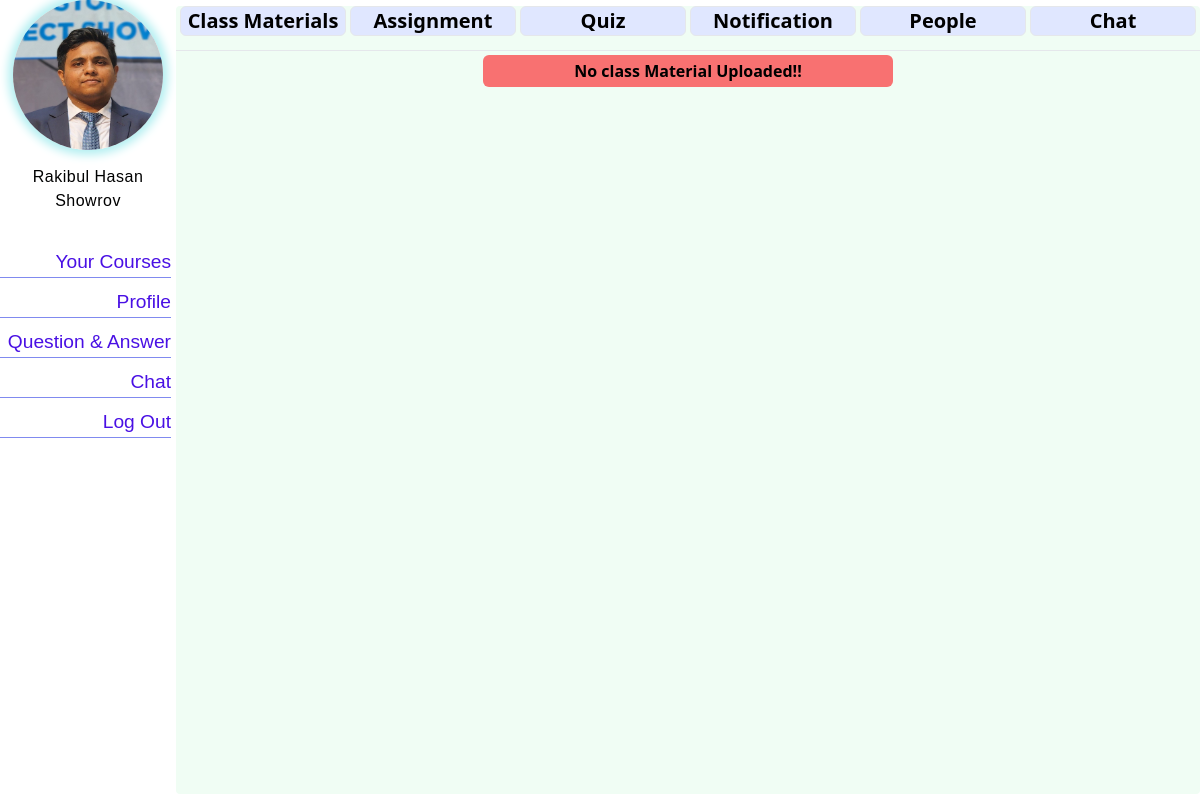
/course/2/assignments/ (signed in), run on an earlier commit of the app's database.
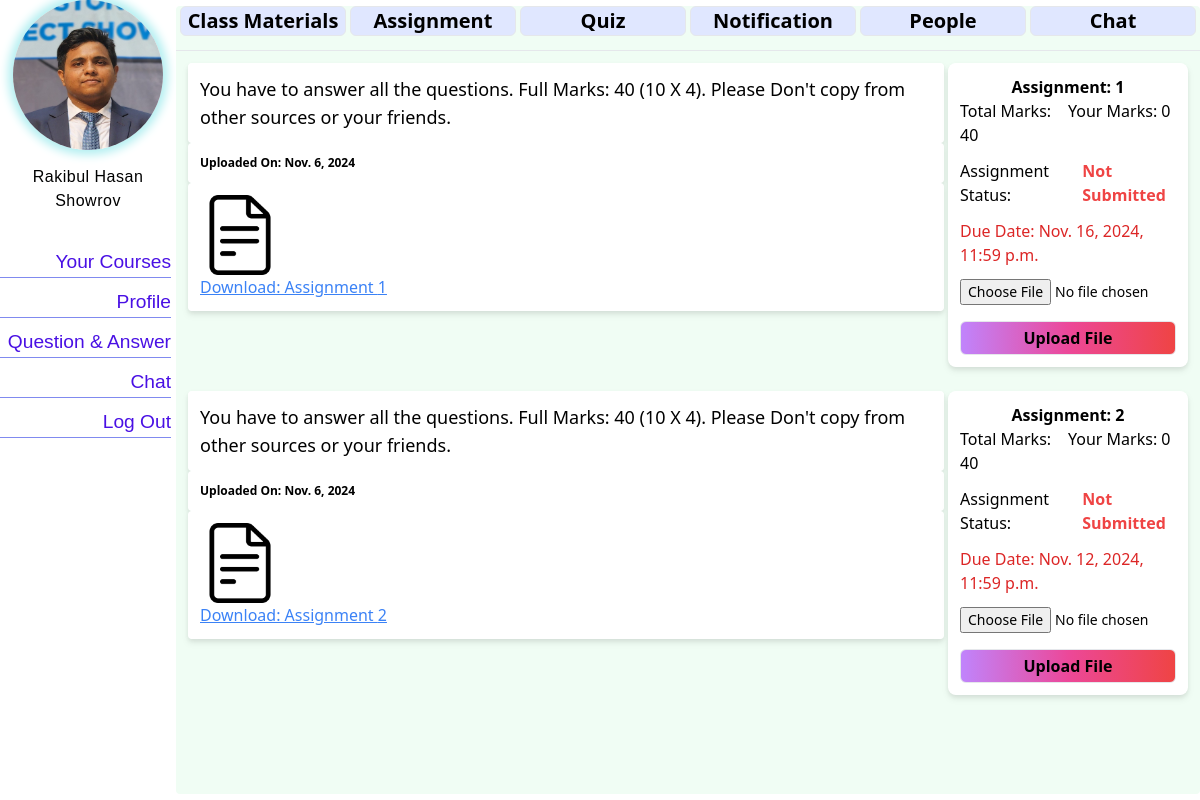
And on a later commit of the database.
### student/models.py (models this page shows, shortened)
class Student(models.Model):
  user=models.OneToOneField(User,on_delete=models.CASCADE, related_name='student_profile')
  student_id = models.IntegerField(
        unique=True,
        validators=[MinValueValidator(10000), MaxValueValidator(99999)],  # Ensure it's a 5-digit number
        blank=True
    )
  fullname = models.CharField(max_length=120, blank=True)
  dob = models.DateField(blank=True,null=True)
  profile_pic = models.ImageField(upload_to='profile_pics/students', blank=True)
  profile_type = models.CharField(max_length=20, default="Student")

### courses/models.py (models this page shows, shortened)
class CourseAssignment(models.Model):
    course = models.ForeignKey(Course, on_delete=models.CASCADE, related_name='assignment')
    file = models.FileField(upload_to='course_files/assignments/', blank=True)
    assignment_text = models.TextField(default="No assignment Related text provided")
    assignment_number = models.IntegerField(default=1)
    date = models.DateField(auto_now_add=True)
    due_date = models.DateTimeField()  # Add due date field
    total_marks = models.PositiveIntegerField(default=0)  # Total marks for the assignment

### courses/views.py (the view, shortened to what this page needs)
# urls.py: path('assignments/',views.assignment,name="assignment"),
@login_required
def assignment(request, pk):
    course = get_object_or_404(Course, pk=pk)
    assignments = CourseAssignment.objects.filter(course=course)
    is_student = hasattr(request.user, 'student_profile')
    is_teacher = hasattr(request.user, 'teacher_profile')
    if is_student:
        form = AssignmentUploadForm()
    if is_teacher:
        return render(request, 'course/assignment.html', {
                    'course': course,
                    'assignments': assignments,
                })
    return render(request, 'course/assignment.html', {
        'course': course,
        'assignments': assignments,
        'form': form if is_student else None,
    })

### courses/forms.py
class AssignmentUploadForm(forms.ModelForm):
    class Meta:
        model = AssignmentUploadFile
        fields = ['file']
        widgets = {
            'file': forms.ClearableFileInput(attrs={
                'class': ' w-full ml-10 text-sm cursor-pointer  focus:outline-none focus:ring-2 focus:ring-indigo-500 focus:border-indigo-500 my-1 ',
                'style': 'font-size: 14px;'
            }),
        }

### e_Learning_Application/context_processors.py (called while the page is built, shortened)
def profile_context(request):
    context = {
    }
    if request.user.is_authenticated:
        student_profile = getattr(request.user, 'student_profile', None)
        teacher_profile = getattr(request.user, 'teacher_profile', None)
        if student_profile:
            context={
                'profile': student_profile,
                'is_student': True,
                'id': student_profile.student_id,
                'base_template': "stdbase.html"
            }
    return context

### templates/course/assignment.html (shortened to what this page needs)
{% extends 'course/courseDetails.html' %}
{% load static %}
{% block course_content %}
{% if assignments %}
    {% for file in assignments %}
    <div class="grid grid-cols-4 gap-0">
        <div class="col-span-3">
            <div class="flex filter drop-shadow-md flex-col m-3 mr-0 rounded">
                <div class="bg-white text-lg rounded font-normal p-3">{{ file.assignment_text }}</div>
                <div class="bg-white text-xs rounded font-bold p-3">
                    Uploaded On: {{ file.date }}
                </div>
                <div class="bg-white rounded p-3">
                    <a href="{{ file.file.url }}" download>
                        {% if file.is_pdf %}
                            <img src="{% static 'pdf.png' %}" alt="PDF Thumbnail" class="w-20 h-20 object-cover">
                        {% elif file.is_pptx %}
                            <img src="{% static 'pptx.png' %}" alt="PPTX Thumbnail" class="w-20 h-20 object-cover">
                        {% else %}
                            <img src="{% static 'document.png' %}" alt="File Thumbnail" class="w-20 h-20 object-cover">
                        {% endif %}
                    </a>
                    <div>
                        <a href="{{ file.file.url }}" download class="text-blue-500 underline">
                            Download: Assignment {{ file.assignment_number }}
                        </a>
                    </div>
                </div>
            </div>
        </div>
        {%if is_student%}
        <div class="col-span-1 bg-white m-3 ml-1 filter drop-shadow-md rounded-lg p-3">
            {% if file.assignment_upload_file.count > 0 %}
                {% for upload in file.assignment_upload_file.all %}
                    {% if upload.student == profile %}
                        <div class="text-center font-semibold my-1 ">Assignment: {{ file.assignment_number }}</div>
                        <div class="grid grid-cols-2">
                            <div>Total Marks: {{ file.total_marks }}</div>
                            <div>Your Marks: {{ upload.obtain_marks }}</div>
                        </div>
                        <div class="my-2 flex items-center">
                            <span class="mr-2">Assignment Status:</span>
                            <h1 class="text-green-500 font-semibold w-auto p-1">Submitted</h1>
                        </div>
                        <div class="my-2 text-green-500 font-semibold">Submitted: {{ upload.submit_date }}</div>
                        <div class="text-red-600 text-left my-2">Due Date: {{ file.due_date }}</div>
                        <div class="flex justify-center my-3">
                          <a href="{{ upload.file.url }}" download class="w-full text-center border rounded-md bg-gradient-to-r from-green-300 via-green-500 to-green-400 h-auto font-semibold p-1">
                              Download Submitted Assignment
                          </a>
                      </div>
                    {% else %}
                        <div class="text-center font-semibold">Assignment: {{ file.assignment_number }}</div>
                        <div class="grid grid-cols-2">
                            <div>Total Marks: {{ file.total_marks }}</div>
                            <div>Your Marks: 0</div>
                        </div>
                        <div class="my-2 flex items-center">
                          <span class="mr-2">Assignment Status:</span>
                          <h1 class="text-red-500 font-semibold w-auto p-1">Not Submitted</h1>
                      </div>
                        <div class="text-red-600 text-left my-2">Due Date: {{ file.due_date }}</div>
                        <div>
                            <form method="POST" enctype="multipart/form-data">
                                {% csrf_token %}
                                <input type="hidden" name="assignment_id" value="{{ file.id }}">
                                <div class="">
                                    {{ form.file }}
                                </div>
                                <button type="submit" class="w-full my-3 mb-0 text-center border rounded-md bg-gradient-to-r from-purple-400 via-pink-500 to-red-500 h-auto font-semibold p-1">
                                    Upload File
                                </button>
                            </form>
                        </div>
                    {% endif %}
                {% endfor %}
            {% else %}
                <div class="text-center font-semibold">Assignment: {{ file.assignment_number }}</div>
                <div class="grid grid-cols-2">
                    <div>Total Marks: {{ file.total_marks }}</div>
                    <div>Your Marks: 0</div>
                </div>
                <div class="my-2 flex items-center">
                  <span class="mr-2">Assignment Status:</span>
                  <h1 class="text-red-500 font-semibold w-auto p-1">Not Submitted</h1>
              </div>
                <div class="text-red-600 text-left my-2">Due Date: {{ file.due_date }}</div>
                <div>
                    <form method="POST" enctype="multipart/form-data">
                        <div class="">
                            {{ form.file }}
                        </div>
                        <button type="submit" class="w-full my-3 mb-0 text-center border rounded-md bg-gradient-to-r from-purple-400 via-pink-500 to-red-500 h-auto font-semibold p-1">
                            Upload File
                        </button>
                    </form>
                </div>
            {% endif %}
        </div>
        {%endif%}
    </div>
    {% endfor %}
{% else %}
    <div class="bg-red-400 mx-auto w-2/5 p-1 my-1 rounded-md">
        <h1 class="font-bold text-center">No class Material Uploaded!!</h1>
    </div>
{% endif %}
{% endblock %}

### templates/course/courseDetails.html (shortened to what this page needs)
{%extends base_template%}
{%load static%}
{%block content%}
<div class="md:container md:mx-auto my-1.5 bg-green-50 rounded">
  <div class="grid grid-cols-6 grid-rows-1 grid-flow-row w-full h-11 rounded px-1 gap-1">
    <a href="{% url 'courses:courseContent' pk=course.pk %}">
      <div class="flex items-center justify-center text-center text-xl text-black border rounded-md font-semibold hover:bg-indigo-500 bg-indigo-100 active:bg-indigo-500">
        Class Materials
      </div>
    </a>
    <a href="{% url 'courses:assignment' pk=course.pk %}">
      <div class="flex items-center justify-center text-center text-xl text-black bg-indigo-100 hover:bg-indigo-500 border rounded-md font-semibold">
        Assignment
      </div>
    </a>
    {%if is_student%}
    <a href="{% url 'courses:quizes' pk=course.pk %}">
      <div class="flex items-center justify-center text-center text-xl text-black bg-indigo-100 hover:bg-indigo-500 border rounded-md font-semibold">
        Quiz
      </div>
    </a>
    {%else%}
    <a href="{% url 'courses:tquizes' pk=course.pk %}">
      <div class="flex items-center justify-center text-center text-xl text-black bg-indigo-100 hover:bg-indigo-500 border rounded-md font-semibold">
        Quiz
      </div>
    </a>
    {%endif%}
    <a href="#">
      <div class="flex items-center justify-center text-center text-xl text-black bg-indigo-100 hover:bg-indigo-500 border rounded-md font-semibold">
        Notification
      </div>
    </a>
    <a href="{% url 'courses:people' pk=course.pk %}">
      <div class="flex items-center justify-center text-center text-xl text-black bg-indigo-100 hover:bg-indigo-500 border rounded-md font-semibold">
        People
      </div>
    </a>
    <a href="#">
      <div class="flex items-center justify-center text-center text-xl text-black bg-indigo-100 hover:bg-indigo-500 border rounded-md font-semibold">
        Chat
      </div>
    </a>
  </div><hr>
  {%block course_content%}{%endblock%}
</div>
{%endblock%}

### templates/stdbase.html (shortened to what this page needs)
{%load static %}
{% load static tailwind_tags %}
{% load custom_filters %}
<!DOCTYPE html>
<html lang="en">
<head>
  <link rel="stylesheet" href="{% static 'css/stdbase.css'%}">
  {% tailwind_css %}
</head>
<body>
  <div class="nav_container">
    <div class="img_container">
      <img src="/media/{{profile.profile_pic}}" alt="User Photo">
    </div>
    <div class="user_info">
    <h3>{{profile.fullname}}</h3>
    </div>
    <div class="nav_actionbar">
       <a class='action_box' href="{% url 'student:stdHomePage' student_id=id %}">Your Courses</a>
       <a class='action_box' href="{%url 'user_profile:user_profile'%}">Profile</a>
       <a class='action_box' href="{% url 'qna:qna' %}">Question & Answer</a>
       <a class='action_box' href="#">Chat</a>
       <a class='action_box' href="{%url 'user_handle:userLogout'%}">Log Out</a>
    </div>
  </div>
  {%block content%}{%endblock%}
</body>
</html>

### static/css/stdbase.css (style rules this page uses)
body { display: flex; flex-direction: row; justify-content: flex-start; margin: 0; border-radius: 5px; }
.nav_container { display: flex; flex-direction: column; align-items: center; height: 100vh; width: 15vw; background-color:white; border-radius: 5px; }
.user_info { margin-top: 10px; margin-bottom: 30px; border-radius: 15px; }
.user_info h3 { color: rgb(0, 1, 1); letter-spacing: 0.5px; margin: 0px; text-align: center; }
.img_container { width: 100%; height: 200px; background-color: auto; display: flex; justify-content: center; border-radius: 15px; }
.img_container img { width: 150px; height: 150px; border-radius: 300px; box-shadow: 0 0 10px 5px rgb(179, 239, 241) ; margin-bottom: 5px; }
.nav_actionbar { display: flex; flex-direction: column; justify-content: flex-start; align-items: flex-end; background-color: auto; width: 100%; height: 100vh; background-color: white; border-radius: 10px; }
.nav_actionbar a { height: 30px; background-color: none; text-decoration: none; font-size: larger; font-weight: 500; color: rgb(73, 16, 228); border-bottom: 1px solid rgb(128, 138, 239); margin: 5px; font-family: 'Trebuchet MS', 'Lucida Sans Unicode', 'Lucida Grande', 'Lucida Sans', Arial, sans-serif; }
.action_box { height: 20px; width: 100%; background-color:auto; text-align: end; }
.card_child_1 h2,h3 { font-weight: 800; font-family: 'Trebuchet MS', 'Lucida Sans Unicode', 'Lucida Grande', 'Lucida Sans', Arial, sans-serif; margin-top: 0px; font-size:medium ; }

What changed in the data, as far as the page shows it:
added CourseAssignment: assignment_text "You have to answer all the questions. Full Marks: 40 (10 X 4). Please Don't copy from other sources or your friends.", date "Nov. 6, 2024", assignment_number "1", total_marks "40", due_date "Nov. 16, 2024, 11:59 p.m."
added CourseAssignment: assignment_text "You have to answer all the questions. Full Marks: 40 (10 X 4). Please Don't copy from other sources or your friends.", date "Nov. 6, 2024", assignment_number "2", total_marks "40", due_date "Nov. 12, 2024, 11:59 p.m."
Also different on the page:
text no longer shown: "No class Material Uploaded!!"
